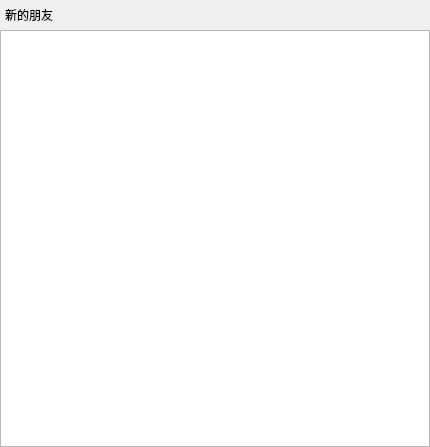
<?xml version="1.0" encoding="UTF-8"?>
<ui version="4.0">
 <class>ApplyFriendPage</class>
 <widget class="QWidget" name="ApplyFriendPage">
  <property name="geometry">
   <rect>
    <x>0</x>
    <y>0</y>
    <width>430</width>
    <height>447</height>
   </rect>
  </property>
  <property name="windowTitle">
   <string>Form</string>
  </property>
  <layout class="QVBoxLayout" name="verticalLayout">
   <property name="spacing">
    <number>0</number>
   </property>
   <property name="leftMargin">
    <number>0</number>
   </property>
   <property name="topMargin">
    <number>0</number>
   </property>
   <property name="rightMargin">
    <number>0</number>
   </property>
   <property name="bottomMargin">
    <number>0</number>
   </property>
   <item>
    <widget class="QWidget" name="friend_apply_wid" native="true">
     <property name="minimumSize">
      <size>
       <width>0</width>
       <height>30</height>
      </size>
     </property>
     <property name="maximumSize">
      <size>
       <width>16777215</width>
       <height>30</height>
      </size>
     </property>
     <layout class="QHBoxLayout" name="horizontalLayout">
      <property name="spacing">
       <number>0</number>
      </property>
      <property name="leftMargin">
       <number>5</number>
      </property>
      <property name="topMargin">
       <number>0</number>
      </property>
      <property name="rightMargin">
       <number>0</number>
      </property>
      <property name="bottomMargin">
       <number>0</number>
      </property>
      <item>
       <widget class="QLabel" name="friend_apply_lb">
        <property name="text">
         <string>新的朋友</string>
        </property>
       </widget>
      </item>
     </layout>
    </widget>
   </item>
   <item>
    <widget class="QWidget" name="widget_2" native="true">
     <layout class="QVBoxLayout" name="verticalLayout_2">
      <property name="spacing">
       <number>0</number>
      </property>
      <property name="leftMargin">
       <number>0</number>
      </property>
      <property name="topMargin">
       <number>0</number>
      </property>
      <property name="rightMargin">
       <number>0</number>
      </property>
      <property name="bottomMargin">
       <number>0</number>
      </property>
      <item>
       <widget class="QListWidget" name="apply_friend_list"/>
      </item>
     </layout>
    </widget>
   </item>
  </layout>
 </widget>
 <resources/>
 <connections/>
</ui>
